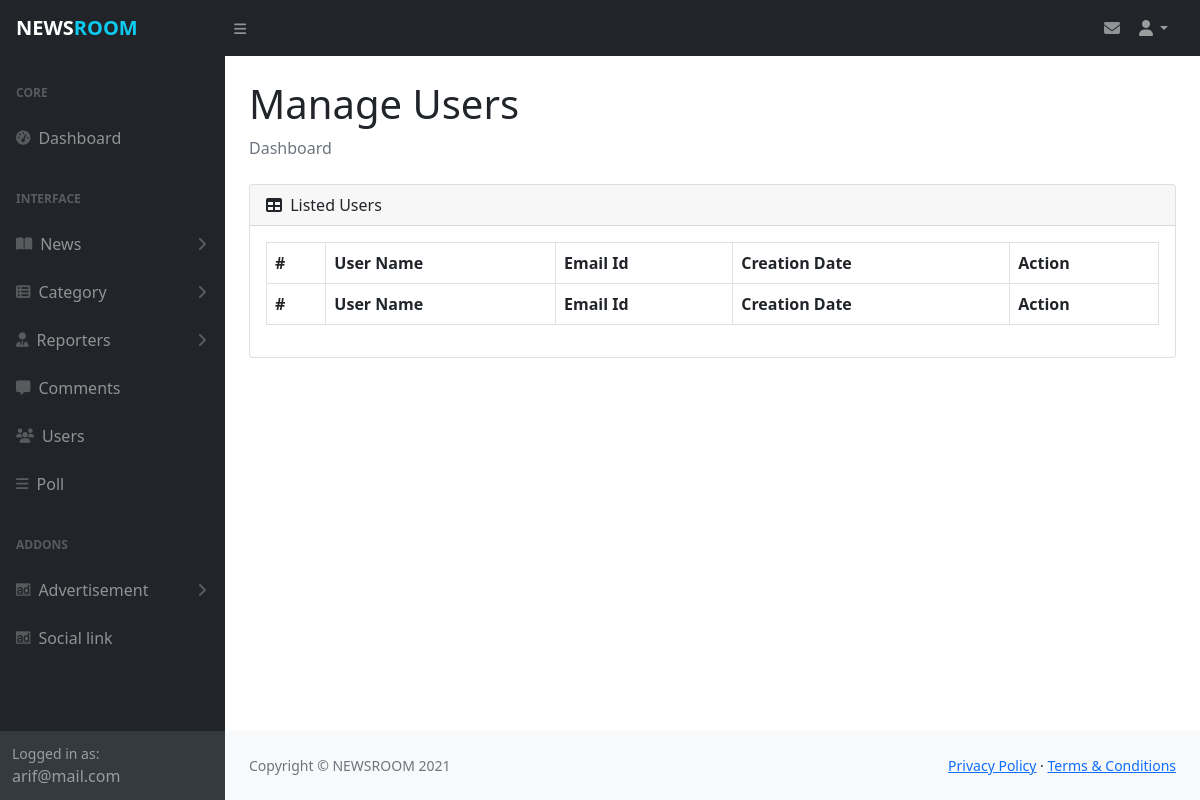
Page /admin/manage_users.php (signed in) on the earlier database version.
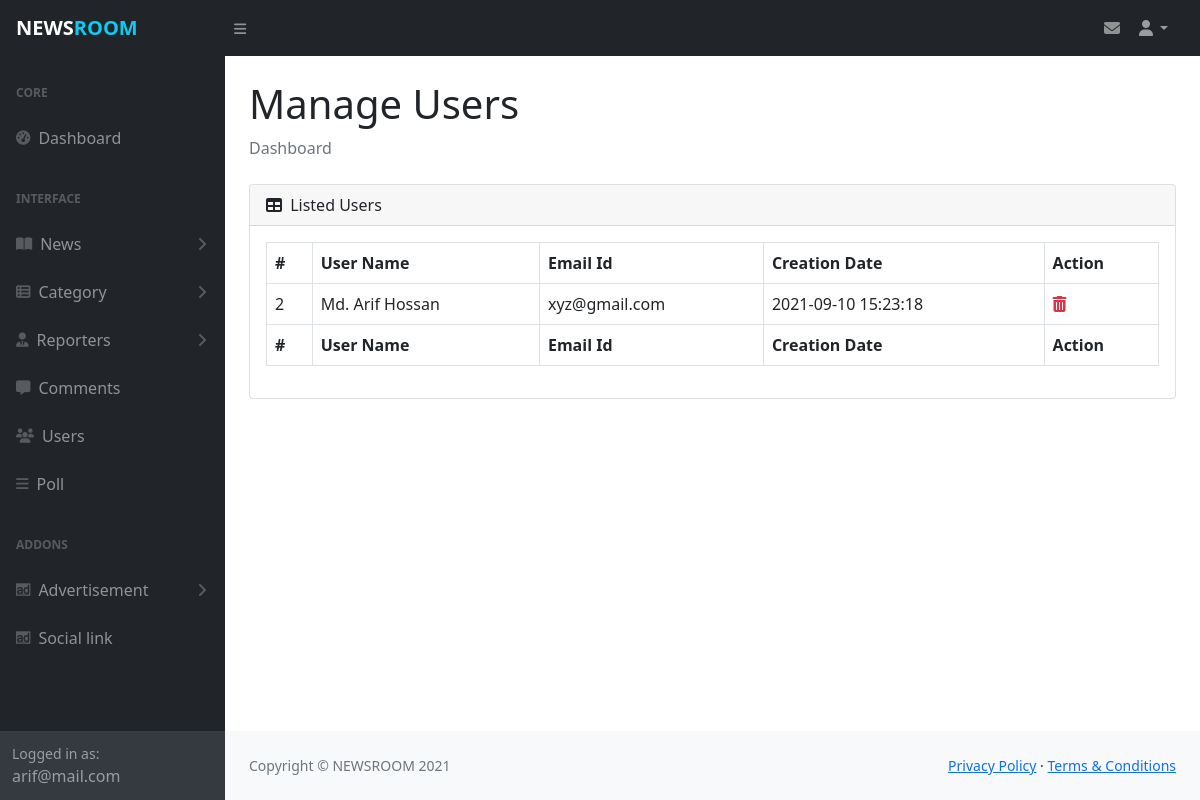
Same page on the later database version.
### tables this page shows
CREATE TABLE `myuser` (
  `id` int(11) NOT NULL,
  `user_name` varchar(30) NOT NULL,
  `user_mail` varchar(30) NOT NULL,
  `user_pass` varchar(80) NOT NULL,
  `created_date` timestamp NOT NULL DEFAULT current_timestamp()
);

### admin/manage_users.php (the view, shortened to what this page needs)
<?php include_once('includes/header.php');?>
<?php
    $sql="SELECT * FROM myuser";
    $result=$db_config->query($sql);
?>
                <main>
                    <div class="container-fluid px-4">
                        <h1 class="mt-4">Manage Users</h1>
                        <ol class="breadcrumb mb-4">
                            <li class="breadcrumb-item active">Dashboard</li>
                        </ol>
                        <div class="card mb-4">
                            <div class="card-header">
                                <i class="fas fa-table me-1"></i>
                                Listed Users
                            </div>
                            <div class="card-body table-responsive">
                                <table id="datatablesSimple" class="table table-bordered">
                                    <thead>
                                        <tr>
                                            <th>#</th>
                                            <th>User Name</th>
                                            <th>Email Id</th>
                                            <th>Creation Date</th>
                                            <th>Action</th>
                                        </tr>
                                    </thead>
                                    <tfoot>
                                        <tr>
                                            <th>#</th>
                                            <th>User Name</th>
                                            <th>Email Id</th>
                                            <th>Creation Date</th>
                                            <th>Action</th>
                                        </tr>
                                    </tfoot>
                                    <tbody>
                                        <?php
                                            while ($data=$result->fetch_object()) {
                                        ?>
                                        <tr>
                                            <td><?php echo $data->id; ?></td>
                                            <td><?php echo $data->user_name; ?></td>
                                            <td><?php echo $data->user_mail; ?></td>
                                            <td><?php echo $data->created_date; ?></td>
                                            <td>
                                                <a href="includes/process.php?action=u_del&id=<?php echo $data->id?>" class="text-danger" onclick='return confirm("Are you sure about delete?")'>
                                                    <i class='fas fa-trash-alt'></i>
                                                </a>
                                            </td>
                                        </tr>
                                        <?php } ?>
                                    </tbody>
                                </table>
                            </div>
                        </div>
                    </div>
                </main>
<?php include_once('includes/footer.php');?>

Differences in the rows shown:
added myuser: id "2", user_name "Md. Arif Hossan", user_mail "xyz@gmail.com", created_date "2021-09-10 15:23:18"
